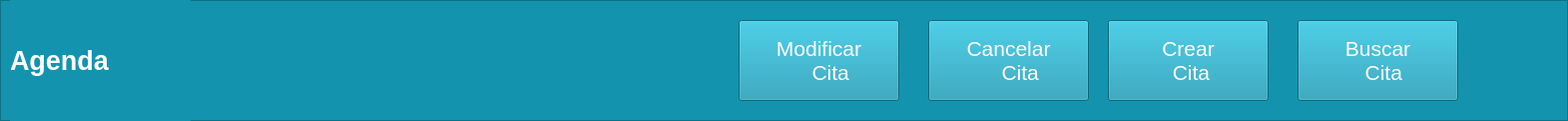
   <widget class="QFrame" name="frame">
    <property name="geometry">
     <rect>
      <x>401</x>
      <y>0</y>
      <width>1571</width>
      <height>121</height>
     </rect>
    </property>
    <property name="styleSheet">
     <string notr="true">background-color: rgb(20, 147, 174);</string>
    </property>
    <property name="frameShape">
     <enum>QFrame::StyledPanel</enum>
    </property>
    <property name="frameShadow">
     <enum>QFrame::Raised</enum>
    </property>
    <widget class="QLabel" name="Title_2">
     <property name="geometry">
      <rect>
       <x>10</x>
       <y>0</y>
       <width>181</width>
       <height>121</height>
      </rect>
     </property>
     <property name="palette">
      <palette>
       <active>
        <colorrole role="WindowText">
         <brush brushstyle="SolidPattern">
          <color alpha="255">
           <red>255</red>
           <green>255</green>
           <blue>255</blue>
          </color>
         </brush>
        </colorrole>
        <colorrole role="Button">
         <brush brushstyle="SolidPattern">
          <color alpha="255">
           <red>20</red>
           <green>147</green>
           <blue>174</blue>
          </color>
         </brush>
        </colorrole>
        <colorrole role="Base">
         <brush brushstyle="SolidPattern">
          <color alpha="255">
           <red>20</red>
           <green>147</green>
           <blue>174</blue>
          </color>
         </brush>
        </colorrole>
        <colorrole role="Window">
         <brush brushstyle="SolidPattern">
          <color alpha="255">
           <red>20</red>
           <green>147</green>
           <blue>174</blue>
          </color>
         </brush>
        </colorrole>
       </active>
       <inactive>
        <colorrole role="WindowText">
         <brush brushstyle="SolidPattern">
          <color alpha="255">
           <red>255</red>
           <green>255</green>
           <blue>255</blue>
          </color>
         </brush>
        </colorrole>
        <colorrole role="Button">
         <brush brushstyle="SolidPattern">
          <color alpha="255">
           <red>20</red>
           <green>147</green>
           <blue>174</blue>
          </color>
         </brush>
        </colorrole>
        <colorrole role="Base">
         <brush brushstyle="SolidPattern">
          <color alpha="255">
           <red>20</red>
           <green>147</green>
           <blue>174</blue>
          </color>
         </brush>
        </colorrole>
        <colorrole role="Window">
         <brush brushstyle="SolidPattern">
          <color alpha="255">
           <red>20</red>
           <green>147</green>
           <blue>174</blue>
          </color>
         </brush>
        </colorrole>
       </inactive>
       <disabled>
        <colorrole role="WindowText">
         <brush brushstyle="SolidPattern">
          <color alpha="255">
           <red>120</red>
           <green>120</green>
           <blue>120</blue>
          </color>
         </brush>
        </colorrole>
        <colorrole role="Button">
         <brush brushstyle="SolidPattern">
          <color alpha="255">
           <red>20</red>
           <green>147</green>
           <blue>174</blue>
          </color>
         </brush>
        </colorrole>
        <colorrole role="Base">
         <brush brushstyle="SolidPattern">
          <color alpha="255">
           <red>20</red>
           <green>147</green>
           <blue>174</blue>
          </color>
         </brush>
        </colorrole>
        <colorrole role="Window">
         <brush brushstyle="SolidPattern">
          <color alpha="255">
           <red>20</red>
           <green>147</green>
           <blue>174</blue>
          </color>
         </brush>
        </colorrole>
       </disabled>
      </palette>
     </property>
     <property name="font">
      <font>
       <family>MS Shell Dlg 2</family>
       <pointsize>20</pointsize>
       <weight>75</weight>
       <italic>false</italic>
       <bold>true</bold>
       <strikeout>false</strikeout>
      </font>
     </property>
     <property name="text">
      <string>Agenda</string>
     </property>
    </widget>
    <widget class="QPushButton" name="botBusCitRec">
     <property name="geometry">
      <rect>
       <x>1300</x>
       <y>20</y>
       <width>161</width>
       <height>81</height>
      </rect>
     </property>
     <property name="palette">
      <palette>
       <active>
        <colorrole role="Button">
         <brush brushstyle="SolidPattern">
          <color alpha="255">
           <red>20</red>
           <green>147</green>
           <blue>174</blue>
          </color>
         </brush>
        </colorrole>
        <colorrole role="Text">
         <brush brushstyle="SolidPattern">
          <color alpha="255">
           <red>255</red>
           <green>255</green>
           <blue>255</blue>
          </color>
         </brush>
        </colorrole>
        <colorrole role="ButtonText">
         <brush brushstyle="SolidPattern">
          <color alpha="255">
           <red>255</red>
           <green>255</green>
           <blue>255</blue>
          </color>
         </brush>
        </colorrole>
        <colorrole role="Base">
         <brush brushstyle="SolidPattern">
          <color alpha="255">
           <red>20</red>
           <green>147</green>
           <blue>174</blue>
          </color>
         </brush>
        </colorrole>
        <colorrole role="Window">
         <brush brushstyle="SolidPattern">
          <color alpha="255">
           <red>20</red>
           <green>147</green>
           <blue>174</blue>
          </color>
         </brush>
        </colorrole>
        <colorrole role="PlaceholderText">
         <brush brushstyle="SolidPattern">
          <color alpha="128">
           <red>255</red>
           <green>255</green>
           <blue>255</blue>
          </color>
         </brush>
        </colorrole>
       </active>
       <inactive>
        <colorrole role="Button">
         <brush brushstyle="SolidPattern">
          <color alpha="255">
           <red>20</red>
           <green>147</green>
           <blue>174</blue>
          </color>
         </brush>
        </colorrole>
        <colorrole role="Text">
         <brush brushstyle="SolidPattern">
          <color alpha="255">
           <red>255</red>
           <green>255</green>
           <blue>255</blue>
          </color>
         </brush>
        </colorrole>
        <colorrole role="ButtonText">
         <brush brushstyle="SolidPattern">
          <color alpha="255">
           <red>255</red>
           <green>255</green>
           <blue>255</blue>
          </color>
         </brush>
        </colorrole>
        <colorrole role="Base">
         <brush brushstyle="SolidPattern">
          <color alpha="255">
           <red>20</red>
           <green>147</green>
           <blue>174</blue>
          </color>
         </brush>
        </colorrole>
        <colorrole role="Window">
         <brush brushstyle="SolidPattern">
          <color alpha="255">
           <red>20</red>
           <green>147</green>
           <blue>174</blue>
          </color>
         </brush>
        </colorrole>
        <colorrole role="PlaceholderText">
         <brush brushstyle="SolidPattern">
          <color alpha="128">
           <red>255</red>
           <green>255</green>
           <blue>255</blue>
          </color>
         </brush>
        </colorrole>
       </inactive>
       <disabled>
        <colorrole role="Button">
         <brush brushstyle="SolidPattern">
          <color alpha="255">
           <red>20</red>
           <green>147</green>
           <blue>174</blue>
          </color>
         </brush>
        </colorrole>
        <colorrole role="Text">
         <brush brushstyle="SolidPattern">
          <color alpha="255">
           <red>120</red>
           <green>120</green>
           <blue>120</blue>
          </color>
         </brush>
        </colorrole>
        <colorrole role="ButtonText">
         <brush brushstyle="SolidPattern">
          <color alpha="255">
           <red>120</red>
           <green>120</green>
           <blue>120</blue>
          </color>
         </brush>
        </colorrole>
        <colorrole role="Base">
         <brush brushstyle="SolidPattern">
          <color alpha="255">
           <red>20</red>
           <green>147</green>
           <blue>174</blue>
          </color>
         </brush>
        </colorrole>
        <colorrole role="Window">
         <brush brushstyle="SolidPattern">
          <color alpha="255">
           <red>20</red>
           <green>147</green>
           <blue>174</blue>
          </color>
         </brush>
        </colorrole>
        <colorrole role="PlaceholderText">
         <brush brushstyle="SolidPattern">
          <color alpha="128">
           <red>0</red>
           <green>0</green>
           <blue>0</blue>
          </color>
         </brush>
        </colorrole>
       </disabled>
      </palette>
     </property>
     <property name="font">
      <font>
       <pointsize>16</pointsize>
      </font>
     </property>
     <property name="styleSheet">
      <string notr="true">background-color: rgb(20, 147, 174);</string>
     </property>
     <property name="text">
      <string>Buscar
  Cita</string>
     </property>
     <property name="icon">
      <iconset>
       <normaloff>../../Downloads/uco/POO/entornoVirtual/_92127008_thinkstockphotos-615094882.jpg</normaloff>../../Downloads/uco/POO/entornoVirtual/_92127008_thinkstockphotos-615094882.jpg</iconset>
     </property>
     <property name="iconSize">
      <size>
       <width>35</width>
       <height>30</height>
      </size>
     </property>
    </widget>
    <widget class="QPushButton" name="botCreCitRec">
     <property name="geometry">
      <rect>
       <x>1110</x>
       <y>20</y>
       <width>161</width>
       <height>81</height>
      </rect>
     </property>
     <property name="palette">
      <palette>
       <active>
        <colorrole role="Button">
         <brush brushstyle="SolidPattern">
          <color alpha="255">
           <red>20</red>
           <green>147</green>
           <blue>174</blue>
          </color>
         </brush>
        </colorrole>
        <colorrole role="Text">
         <brush brushstyle="SolidPattern">
          <color alpha="255">
           <red>255</red>
           <green>255</green>
           <blue>255</blue>
          </color>
         </brush>
        </colorrole>
        <colorrole role="ButtonText">
         <brush brushstyle="SolidPattern">
          <color alpha="255">
           <red>255</red>
           <green>255</green>
           <blue>255</blue>
          </color>
         </brush>
        </colorrole>
        <colorrole role="Base">
         <brush brushstyle="SolidPattern">
          <color alpha="255">
           <red>20</red>
           <green>147</green>
           <blue>174</blue>
          </color>
         </brush>
        </colorrole>
        <colorrole role="Window">
         <brush brushstyle="SolidPattern">
          <color alpha="255">
           <red>20</red>
           <green>147</green>
           <blue>174</blue>
          </color>
         </brush>
        </colorrole>
        <colorrole role="PlaceholderText">
         <brush brushstyle="SolidPattern">
          <color alpha="128">
           <red>255</red>
           <green>255</green>
           <blue>255</blue>
          </color>
         </brush>
        </colorrole>
       </active>
       <inactive>
        <colorrole role="Button">
         <brush brushstyle="SolidPattern">
          <color alpha="255">
           <red>20</red>
           <green>147</green>
           <blue>174</blue>
          </color>
         </brush>
        </colorrole>
        <colorrole role="Text">
         <brush brushstyle="SolidPattern">
          <color alpha="255">
           <red>255</red>
           <green>255</green>
           <blue>255</blue>
          </color>
         </brush>
        </colorrole>
        <colorrole role="ButtonText">
         <brush brushstyle="SolidPattern">
          <color alpha="255">
           <red>255</red>
           <green>255</green>
           <blue>255</blue>
          </color>
         </brush>
        </colorrole>
        <colorrole role="Base">
         <brush brushstyle="SolidPattern">
          <color alpha="255">
           <red>20</red>
           <green>147</green>
           <blue>174</blue>
          </color>
         </brush>
        </colorrole>
        <colorrole role="Window">
         <brush brushstyle="SolidPattern">
          <color alpha="255">
           <red>20</red>
           <green>147</green>
           <blue>174</blue>
          </color>
         </brush>
        </colorrole>
        <colorrole role="PlaceholderText">
         <brush brushstyle="SolidPattern">
          <color alpha="128">
           <red>255</red>
           <green>255</green>
           <blue>255</blue>
          </color>
         </brush>
        </colorrole>
       </inactive>
       <disabled>
        <colorrole role="Button">
         <brush brushstyle="SolidPattern">
          <color alpha="255">
           <red>20</red>
           <green>147</green>
           <blue>174</blue>
          </color>
         </brush>
        </colorrole>
        <colorrole role="Text">
         <brush brushstyle="SolidPattern">
          <color alpha="255">
           <red>120</red>
           <green>120</green>
           <blue>120</blue>
          </color>
         </brush>
        </colorrole>
        <colorrole role="ButtonText">
         <brush brushstyle="SolidPattern">
          <color alpha="255">
           <red>120</red>
           <green>120</green>
           <blue>120</blue>
          </color>
         </brush>
        </colorrole>
        <colorrole role="Base">
         <brush brushstyle="SolidPattern">
          <color alpha="255">
           <red>20</red>
           <green>147</green>
           <blue>174</blue>
          </color>
         </brush>
        </colorrole>
        <colorrole role="Window">
         <brush brushstyle="SolidPattern">
          <color alpha="255">
           <red>20</red>
           <green>147</green>
           <blue>174</blue>
          </color>
         </brush>
        </colorrole>
        <colorrole role="PlaceholderText">
         <brush brushstyle="SolidPattern">
          <color alpha="128">
           <red>0</red>
           <green>0</green>
           <blue>0</blue>
          </color>
         </brush>
        </colorrole>
       </disabled>
      </palette>
     </property>
     <property name="font">
      <font>
       <pointsize>16</pointsize>
      </font>
     </property>
     <property name="styleSheet">
      <string notr="true">background-color: rgb(20, 147, 174);</string>
     </property>
     <property name="text">
      <string>Crear
 Cita</string>
     </property>
     <property name="icon">
      <iconset>
       <normaloff>../../Downloads/uco/POO/entornoVirtual/_92127008_thinkstockphotos-615094882.jpg</normaloff>../../Downloads/uco/POO/entornoVirtual/_92127008_thinkstockphotos-615094882.jpg</iconset>
     </property>
     <property name="iconSize">
      <size>
       <width>35</width>
       <height>30</height>
      </size>
     </property>
    </widget>
    <widget class="QPushButton" name="botCanCitRec">
     <property name="geometry">
      <rect>
       <x>930</x>
       <y>20</y>
       <width>161</width>
       <height>81</height>
      </rect>
     </property>
     <property name="palette">
      <palette>
       <active>
        <colorrole role="Button">
         <brush brushstyle="SolidPattern">
          <color alpha="255">
           <red>20</red>
           <green>147</green>
           <blue>174</blue>
          </color>
         </brush>
        </colorrole>
        <colorrole role="Text">
         <brush brushstyle="SolidPattern">
          <color alpha="255">
           <red>255</red>
           <green>255</green>
           <blue>255</blue>
          </color>
         </brush>
        </colorrole>
        <colorrole role="ButtonText">
         <brush brushstyle="SolidPattern">
          <color alpha="255">
           <red>255</red>
           <green>255</green>
           <blue>255</blue>
          </color>
         </brush>
        </colorrole>
        <colorrole role="Base">
         <brush brushstyle="SolidPattern">
          <color alpha="255">
           <red>20</red>
           <green>147</green>
           <blue>174</blue>
          </color>
         </brush>
        </colorrole>
        <colorrole role="Window">
         <brush brushstyle="SolidPattern">
          <color alpha="255">
           <red>20</red>
           <green>147</green>
           <blue>174</blue>
          </color>
         </brush>
        </colorrole>
        <colorrole role="PlaceholderText">
         <brush brushstyle="SolidPattern">
          <color alpha="128">
           <red>255</red>
           <green>255</green>
           <blue>255</blue>
          </color>
         </brush>
        </colorrole>
       </active>
       <inactive>
        <colorrole role="Button">
         <brush brushstyle="SolidPattern">
          <color alpha="255">
           <red>20</red>
           <green>147</green>
           <blue>174</blue>
          </color>
         </brush>
        </colorrole>
        <colorrole role="Text">
         <brush brushstyle="SolidPattern">
          <color alpha="255">
           <red>255</red>
           <green>255</green>
           <blue>255</blue>
          </color>
         </brush>
        </colorrole>
        <colorrole role="ButtonText">
         <brush brushstyle="SolidPattern">
          <color alpha="255">
           <red>255</red>
           <green>255</green>
           <blue>255</blue>
          </color>
         </brush>
        </colorrole>
        <colorrole role="Base">
         <brush brushstyle="SolidPattern">
          <color alpha="255">
           <red>20</red>
           <green>147</green>
           <blue>174</blue>
          </color>
         </brush>
        </colorrole>
        <colorrole role="Window">
         <brush brushstyle="SolidPattern">
          <color alpha="255">
           <red>20</red>
           <green>147</green>
           <blue>174</blue>
          </color>
         </brush>
        </colorrole>
        <colorrole role="PlaceholderText">
         <brush brushstyle="SolidPattern">
          <color alpha="128">
           <red>255</red>
           <green>255</green>
           <blue>255</blue>
          </color>
         </brush>
        </colorrole>
       </inactive>
       <disabled>
        <colorrole role="Button">
         <brush brushstyle="SolidPattern">
          <color alpha="255">
           <red>20</red>
           <green>147</green>
           <blue>174</blue>
          </color>
         </brush>
        </colorrole>
        <colorrole role="Text">
         <brush brushstyle="SolidPattern">
          <color alpha="255">
           <red>120</red>
           <green>120</green>
           <blue>120</blue>
          </color>
         </brush>
        </colorrole>
        <colorrole role="ButtonText">
         <brush brushstyle="SolidPattern">
          <color alpha="255">
           <red>120</red>
           <green>120</green>
           <blue>120</blue>
          </color>
         </brush>
        </colorrole>
        <colorrole role="Base">
         <brush brushstyle="SolidPattern">
          <color alpha="255">
           <red>20</red>
           <green>147</green>
           <blue>174</blue>
          </color>
         </brush>
        </colorrole>
        <colorrole role="Window">
         <brush brushstyle="SolidPattern">
          <color alpha="255">
           <red>20</red>
           <green>147</green>
           <blue>174</blue>
          </color>
         </brush>
        </colorrole>
        <colorrole role="PlaceholderText">
         <brush brushstyle="SolidPattern">
          <color alpha="128">
           <red>0</red>
           <green>0</green>
           <blue>0</blue>
          </color>
         </brush>
        </colorrole>
       </disabled>
      </palette>
     </property>
     <property name="font">
      <font>
       <pointsize>16</pointsize>
      </font>
     </property>
     <property name="styleSheet">
      <string notr="true">background-color: rgb(20, 147, 174);</string>
     </property>
     <property name="text">
      <string>Cancelar
    Cita</string>
     </property>
     <property name="icon">
      <iconset>
       <normaloff>../../Downloads/uco/POO/entornoVirtual/_92127008_thinkstockphotos-615094882.jpg</normaloff>../../Downloads/uco/POO/entornoVirtual/_92127008_thinkstockphotos-615094882.jpg</iconset>
     </property>
     <property name="iconSize">
      <size>
       <width>35</width>
       <height>30</height>
      </size>
     </property>
    </widget>
    <widget class="QPushButton" name="botModCitRec">
     <property name="geometry">
      <rect>
       <x>740</x>
       <y>20</y>
       <width>161</width>
       <height>81</height>
      </rect>
     </property>
     <property name="palette">
      <palette>
       <active>
        <colorrole role="Button">
         <brush brushstyle="SolidPattern">
          <color alpha="255">
           <red>20</red>
           <green>147</green>
           <blue>174</blue>
          </color>
         </brush>
        </colorrole>
        <colorrole role="Text">
         <brush brushstyle="SolidPattern">
          <color alpha="255">
           <red>255</red>
           <green>255</green>
           <blue>255</blue>
          </color>
         </brush>
        </colorrole>
        <colorrole role="ButtonText">
         <brush brushstyle="SolidPattern">
          <color alpha="255">
           <red>255</red>
           <green>255</green>
           <blue>255</blue>
          </color>
         </brush>
        </colorrole>
        <colorrole role="Base">
         <brush brushstyle="SolidPattern">
          <color alpha="255">
           <red>20</red>
           <green>147</green>
           <blue>174</blue>
          </color>
         </brush>
        </colorrole>
        <colorrole role="Window">
         <brush brushstyle="SolidPattern">
          <color alpha="255">
           <red>20</red>
           <green>147</green>
           <blue>174</blue>
          </color>
         </brush>
        </colorrole>
        <colorrole role="PlaceholderText">
         <brush brushstyle="SolidPattern">
          <color alpha="128">
           <red>255</red>
           <green>255</green>
           <blue>255</blue>
          </color>
         </brush>
        </colorrole>
       </active>
       <inactive>
        <colorrole role="Button">
         <brush brushstyle="SolidPattern">
          <color alpha="255">
           <red>20</red>
           <green>147</green>
           <blue>174</blue>
          </color>
         </brush>
        </colorrole>
        <colorrole role="Text">
         <brush brushstyle="SolidPattern">
          <color alpha="255">
           <red>255</red>
           <green>255</green>
           <blue>255</blue>
          </color>
         </brush>
        </colorrole>
        <colorrole role="ButtonText">
         <brush brushstyle="SolidPattern">
          <color alpha="255">
           <red>255</red>
           <green>255</green>
           <blue>255</blue>
          </color>
         </brush>
        </colorrole>
        <colorrole role="Base">
         <brush brushstyle="SolidPattern">
          <color alpha="255">
           <red>20</red>
           <green>147</green>
           <blue>174</blue>
          </color>
         </brush>
        </colorrole>
        <colorrole role="Window">
         <brush brushstyle="SolidPattern">
          <color alpha="255">
           <red>20</red>
           <green>147</green>
           <blue>174</blue>
          </color>
         </brush>
        </colorrole>
        <colorrole role="PlaceholderText">
         <brush brushstyle="SolidPattern">
          <color alpha="128">
           <red>255</red>
           <green>255</green>
           <blue>255</blue>
          </color>
         </brush>
        </colorrole>
       </inactive>
       <disabled>
        <colorrole role="Button">
         <brush brushstyle="SolidPattern">
          <color alpha="255">
           <red>20</red>
           <green>147</green>
           <blue>174</blue>
          </color>
         </brush>
        </colorrole>
        <colorrole role="Text">
         <brush brushstyle="SolidPattern">
          <color alpha="255">
           <red>120</red>
           <green>120</green>
           <blue>120</blue>
          </color>
         </brush>
        </colorrole>
        <colorrole role="ButtonText">
         <brush brushstyle="SolidPattern">
          <color alpha="255">
           <red>120</red>
           <green>120</green>
           <blue>120</blue>
          </color>
         </brush>
        </colorrole>
        <colorrole role="Base">
         <brush brushstyle="SolidPattern">
          <color alpha="255">
           <red>20</red>
           <green>147</green>
           <blue>174</blue>
          </color>
         </brush>
        </colorrole>
        <colorrole role="Window">
         <brush brushstyle="SolidPattern">
          <color alpha="255">
           <red>20</red>
           <green>147</green>
           <blue>174</blue>
          </color>
         </brush>
        </colorrole>
        <colorrole role="PlaceholderText">
         <brush brushstyle="SolidPattern">
          <color alpha="128">
           <red>0</red>
           <green>0</green>
           <blue>0</blue>
          </color>
         </brush>
        </colorrole>
       </disabled>
      </palette>
     </property>
     <property name="font">
      <font>
       <pointsize>16</pointsize>
      </font>
     </property>
     <property name="styleSheet">
      <string notr="true">background-color: rgb(20, 147, 174);</string>
     </property>
     <property name="text">
      <string>Modificar
    Cita</string>
     </property>
     <property name="icon">
      <iconset>
       <normaloff>../../Downloads/uco/POO/entornoVirtual/_92127008_thinkstockphotos-615094882.jpg</normaloff>../../Downloads/uco/POO/entornoVirtual/_92127008_thinkstockphotos-615094882.jpg</iconset>
     </property>
     <property name="iconSize">
      <size>
       <width>35</width>
       <height>30</height>
      </size>
     </property>
    </widget>
   </widget>
